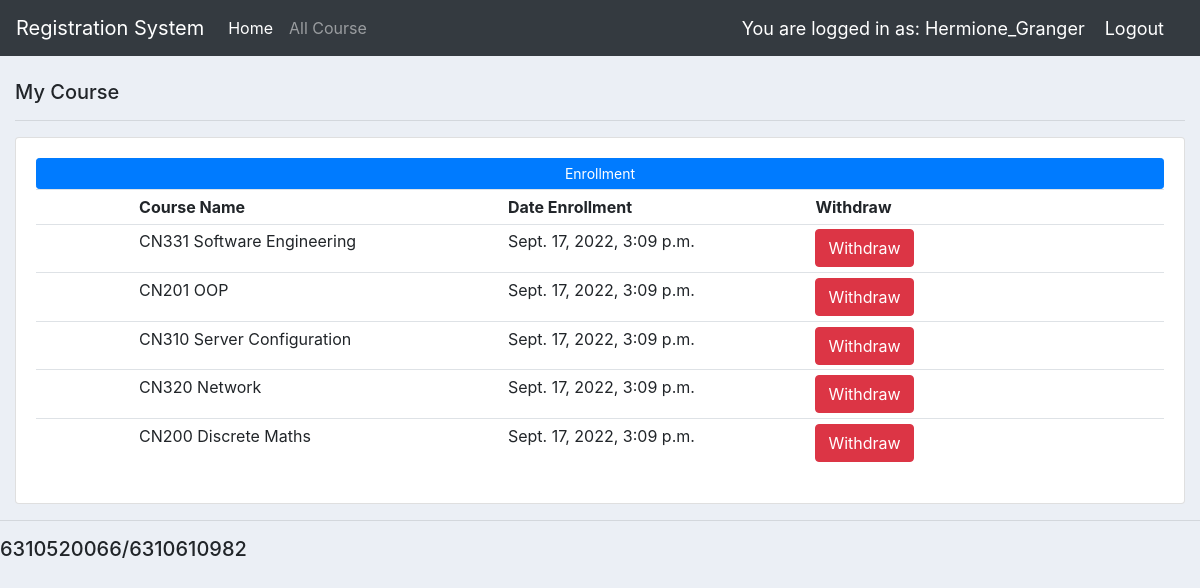
Screenshot of / (signed in) with the database file from the repository.
### users/models.py (models this page shows, shortened)
class Order(models.Model):
    user = models.ForeignKey(User, null=True, on_delete= models.SET_NULL)
    course = models.ForeignKey(Course, null=True, on_delete= models.SET_NULL)
    date_created = models.DateTimeField(auto_now_add=True, null=True)

class Course(models.Model):
    course_num = models.CharField(max_length=5)
    course_name = models.CharField(max_length=64)
    seat = models.IntegerField(null=True)
    maxSeat = models.IntegerField(null=True)
    semester = models.IntegerField(null=True)
    year = models.IntegerField(null=True)
    state = models.BooleanField(default=None)
    def __str__(self):
        return f"{self.course_num} {self.course_name} "

### users/views.py (the view)
# urls.py: 2. Add a URL to urlpatterns:  path('', views.home, name='home')
@login_required(login_url='login')
def home(request, message=None):
	user = User.objects.get(pk=request.user.id)
	orders = Order.objects.filter(user=user)
	context = {'orders':orders, "err_message": message}
	return render(request, 'users/dashboard.html', context, )

### users/templates/users/dashboard.html (shortened to what this page needs)
{%  extends 'users/main.html' %}
{% block content %}
<br>
	<div class="col-md">
		<h5>My Course</h5>
		<hr>
		<div class="card card-body">
			<a class="btn btn-primary btn-sm btn-block" href="{% url 'create_enrollment' %}">Enrollment</a>
			<table class="table table-sm">
				<tr>
					<th width="30"></th>
					<th width="60">Course Name</th>
					<th width="30">Date Enrollment</th>
					<th width="30">Withdraw</th>
				</tr>
				{% for order in orders %}
					<tr>
						<td></td>
						<td>{{order.course}}</td>
						<td>{{order.date_created}}</td>
						<td>
							<form action="{% url 'delete_enrollment' order.id %}">
								<button type="submit" class="btn btn-danger" onclick="return confirm('Are you sure ??')">Withdraw</button>
							</form>
						</td>
					</tr>
				{% endfor %}
			</table>
		</div>
	</div>
{% endblock %}

### users/templates/users/navbar.html (shortened to what this page needs)
  <nav class="navbar navbar-expand-lg navbar-dark bg-dark">
      <a class="navbar-brand" href="#">Registration System</a>
      <div class="collapse navbar-collapse" id="navbarNav">
        <ul class="navbar-nav">
          <li class="nav-item active">
            <a class="nav-link" href={% url 'home' %}>Home</a>
          </li>
          <li class="nav-item">
            <a class="nav-link" href={% url 'all_course' %}>All Course</a>
          </li>
        </ul>
      </div>
      <span class="hello-msg">You are logged in as: {{request.user}}  </span>
      <span ><a  class="hello-msg" href="{% url 'logout' %}">Logout</a></span>
    </nav>

### static/css/main.css (style rules this page uses)
body { background-color: #ebeff5; }

### users/templates/users/navbar.html (style rules this page uses)
.hello-msg { font-size: 18px; color: white; margin-right: 20px; }

### rows the page displays
Order: course "CN331 Software Engineering", date_created "Sept. 17, 2022, 3:09 p.m."
Order: course "CN201 OOP", date_created "Sept. 17, 2022, 3:09 p.m."
Order: course "CN310 Server Configuration", date_created "Sept. 17, 2022, 3:09 p.m."
Order: course "CN320 Network", date_created "Sept. 17, 2022, 3:09 p.m."
Order: course "CN200 Discrete Maths", date_created "Sept. 17, 2022, 3:09 p.m."

### other values shown
{{ request.user }} "Hermione_Granger"
